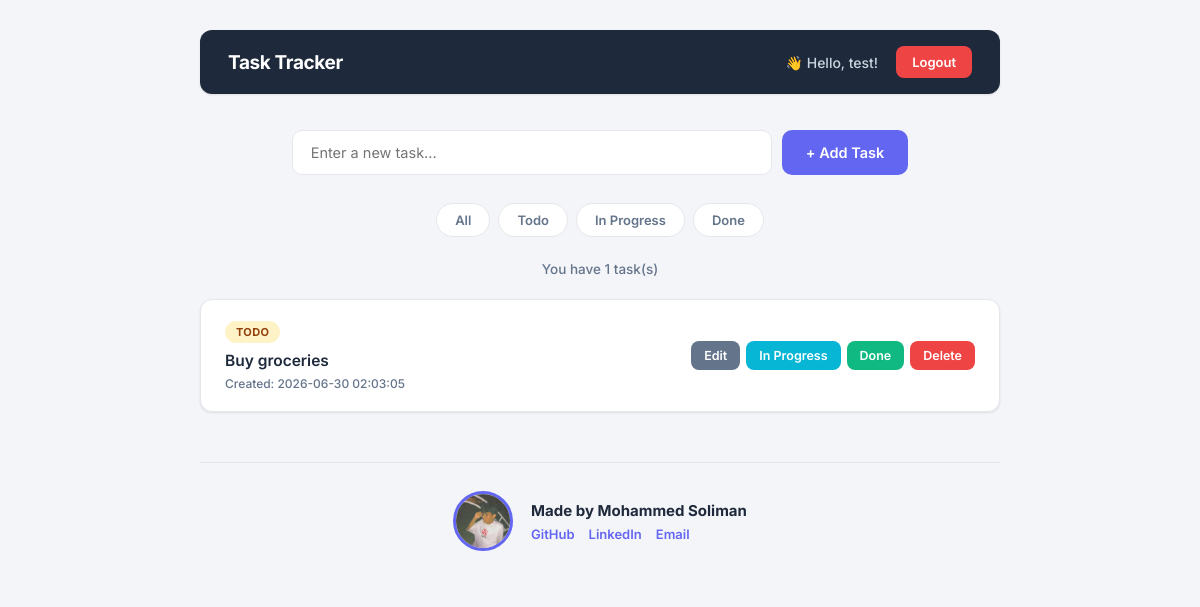
The page /filter/todo (signed in) on the database its author committed.
### tables this page shows
CREATE TABLE users (
            id INTEGER PRIMARY KEY AUTOINCREMENT,
            username TEXT UNIQUE NOT NULL,
            password TEXT NOT NULL
        );

CREATE TABLE tasks (
            id INTEGER PRIMARY KEY AUTOINCREMENT,
            description TEXT NOT NULL,
            status TEXT DEFAULT 'todo',
            created_at TEXT NOT NULL,
            updated_at TEXT NOT NULL,
            user_id INTEGER NOT NULL,
            FOREIGN KEY (user_id) REFERENCES users (id)
        );

### app.py (the view)
@app.route("/filter/<status>")
@login_required
def filter_tasks(status):
    db = get_db()
    tasks = db.execute(
        "SELECT * FROM tasks WHERE user_id = ? AND status = ? ORDER BY id",
        (current_user.id, status)
    ).fetchall()
    db.close()
    return render_template("index.html", tasks=tasks, current_filter=status)

### app.py (called while the page is built)
def get_db():
    db = sqlite3.connect("database.db")
    db.row_factory = sqlite3.Row
    return db

@login_manager.user_loader
def load_user(user_id):
    db = get_db()
    user = db.execute("SELECT * FROM users WHERE id = ?", (user_id,)).fetchone()
    db.close()
    if user:
        return User(user["id"], user["username"])
    return None

### templates/index.html (shortened to what this page needs)
<!DOCTYPE html>
<html lang="en">
<head>
    <link rel="stylesheet" href="{{ url_for('static', filename='style.css') }}">
</head>
<body>
    <nav class="navbar">
        <span class="nav-brand"> Task Tracker</span>
        <div class="nav-right">
            <span class="nav-user">👋 Hello, {{ current_user.username.split('@')[0] }}!</span>
            <a href="/logout" class="btn-logout">Logout</a>
        </div>
    </nav>
    <div class="container">
        <form class="add-form" action="/add" method="POST">
            <input type="text" name="description" placeholder="Enter a new task..." required>
            <button type="submit">+ Add Task</button>
        </form>
        <div class="filters">
            <a href="/" class="filter-btn">All</a>
            <a href="/filter/todo" class="filter-btn todo">Todo</a>
            <a href="/filter/in-progress" class="filter-btn in-progress">In Progress</a>
            <a href="/filter/done" class="filter-btn done">Done</a>
        </div>
        {% if tasks %}
        <p class="summary">You have {{ tasks|length }} task(s)</p>
        {% endif %}
        <div class="task-list">
            {% if tasks %}
                {% for task in tasks %}
                <div class="task-card">
                    <div class="task-info">
                        <span class="status {{ task.status }}">{{ task.status }}</span>
                        <h3 class="task-description">{{ task.description }}</h3>
                        <p class="task-date">Created: {{ task.created_at }}</p>
                    </div>
                    <div class="task-actions">
                        <button class="btn-edit" onclick="enableEdit(this)">Edit</button>
                        <a href="/mark-in-progress/{{ task.id }}" class="btn-progress">In Progress</a>
                        <a href="/mark-done/{{ task.id }}" class="btn-done">Done</a>
                        <a href="/delete/{{ task.id }}" class="btn-delete" onclick="return confirmDelete()">Delete</a>
                    </div>
                </div>
                {% endfor %}
            {% else %}
                <p class="no-tasks">No tasks found. Add one above! 🎉</p>
            {% endif %}
        </div>
        <footer>
            <img src="{{ url_for('static', filename='profile.jpg') }}" alt="Mohammed Soliman" class="profile-pic">
            <div class="footer-info">
                <p class="footer-name">Made by Mohammed Soliman</p>
                <div class="footer-links">
                    <a href="https://github.com/MohammedSoliman10" target="_blank">GitHub</a>
                    <a href="https://linkedin.com/in/mohammed-soliman-3a6651304" target="_blank">LinkedIn</a>
                    <a href="mailto:mohammedsolly4@gmail.com">Email</a>
                </div>
            </div>
        </footer>
    </div>
</body>
</html>

### static/style.css (style rules this page uses)
:root { --primary: #6366f1; --primary-dark: #4f46e5; --primary-light: #eef2ff; --success: #10b981; --success-light: #d1fae5; --warning: #f59e0b; --warning-light: #fef3c7; --info: #06b6d4; --info-light: #cffafe; --danger: #ef4444; --danger-light: #fee2e2; --text: #1e293b; --muted: #64748b; --bg: #f4f5f9; --card: #ffffff; --border: #e5e7eb; --radius: 12px; --shadow: 0 1px 3px rgba(0, 0, 0, 0.06), 0 1px 2px rgba(0, 0, 0, 0.04); --shadow-hover: 0 8px 20px rgba(0, 0, 0, 0.08); }
* { margin: 0; padding: 0; box-sizing: border-box; }
body { font-family: 'Inter', Arial, sans-serif; background-color: var(--bg); padding: 30px 20px 60px; color: var(--text); -webkit-font-smoothing: antialiased; }
.container { max-width: 800px; margin: 0 auto; }
.navbar { display: flex; justify-content: space-between; align-items: center; background-color: var(--text); padding: 16px 28px; margin-bottom: 36px; border-radius: var(--radius); box-shadow: var(--shadow); max-width: 800px; margin-left: auto; margin-right: auto; }
.nav-brand { font-size: 19px; font-weight: 700; color: white; letter-spacing: -0.02em; }
.nav-right { display: flex; align-items: center; gap: 18px; }
.nav-user { color: #cbd5e1; font-size: 14px; font-weight: 500; }
.btn-logout { padding: 8px 16px; background-color: var(--danger); color: white; border-radius: 8px; text-decoration: none; font-size: 13px; font-weight: 600; transition: all 0.2s ease; }
.add-form { display: flex; justify-content: center; gap: 10px; margin-bottom: 28px; }
.add-form input { padding: 13px 18px; width: 480px; max-width: 100%; border: 1.5px solid var(--border); border-radius: 10px; font-size: 14.5px; font-family: 'Inter', sans-serif; outline: none; background-color: var(--card); transition: all 0.2s ease; }
.add-form button { padding: 13px 24px; background-color: var(--primary); color: white; border: none; border-radius: 10px; font-size: 14.5px; font-weight: 600; font-family: 'Inter', sans-serif; cursor: pointer; transition: all 0.2s ease; white-space: nowrap; }
.filters { display: flex; justify-content: center; gap: 8px; margin-bottom: 24px; flex-wrap: wrap; }
.filter-btn { padding: 8px 18px; border-radius: 999px; text-decoration: none; font-size: 13px; font-weight: 600; color: var(--muted); background-color: var(--card); border: 1.5px solid var(--border); transition: all 0.2s ease; }
.summary { text-align: center; color: var(--muted); font-size: 13.5px; margin-bottom: 22px; font-weight: 500; }
.task-card { background-color: var(--card); padding: 20px 24px; border-radius: var(--radius); margin-bottom: 12px; box-shadow: var(--shadow); display: flex; justify-content: space-between; align-items: center; gap: 15px; border: 1px solid var(--border); transition: all 0.2s ease; }
.task-info { flex: 1; min-width: 0; }
.task-description { font-size: 15.5px; font-weight: 600; color: var(--text); margin-bottom: 6px; }
.task-date { font-size: 12px; color: var(--muted); font-weight: 500; }
.status { display: inline-block; padding: 4px 11px; border-radius: 999px; font-size: 11px; font-weight: 700; text-transform: uppercase; letter-spacing: 0.03em; margin-bottom: 8px; }
.status.todo { background-color: var(--warning-light); color: #92400e; }
.task-actions { display: flex; gap: 6px; flex-wrap: wrap; justify-content: flex-end; }
.task-actions a, .task-actions button { padding: 7px 13px; border-radius: 8px; font-size: 12.5px; font-weight: 600; font-family: 'Inter', sans-serif; cursor: pointer; border: none; color: white; text-decoration: none; transition: all 0.2s ease; }
.btn-edit { background-color: #64748b; }
.btn-progress { background-color: var(--info); }
.btn-done { background-color: var(--success); }
.btn-delete { background-color: var(--danger); }
footer { display: flex; align-items: center; justify-content: center; gap: 18px; margin-top: 50px; padding: 28px; border-top: 1px solid var(--border); }
.profile-pic { width: 60px; height: 60px; border-radius: 50%; object-fit: cover; border: 3px solid var(--primary); }
.footer-info { display: flex; flex-direction: column; gap: 6px; }
.footer-name { font-size: 15px; font-weight: 700; color: var(--text); }
.footer-links { display: flex; gap: 14px; }
.footer-links a { color: var(--primary); text-decoration: none; font-size: 13px; font-weight: 600; transition: color 0.2s ease; }

### rows shown on the page
users: username "test"
tasks: status "TODO", description "Buy groceries", created_at "2026-06-30 02:03:05"

### other values the page prints
{{ tasks|length }} "1"
